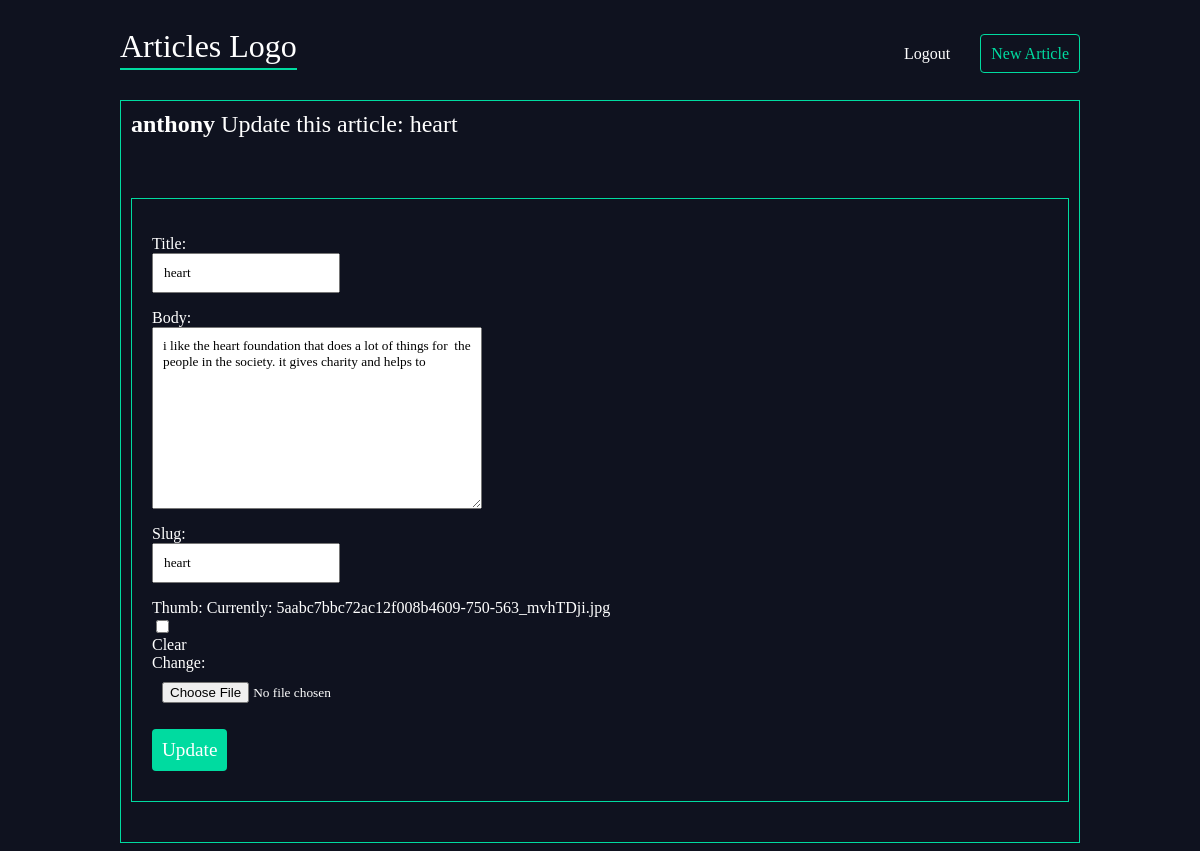
Page /heart/update (signed in) on the committed database.
### articles/models.py (models this page shows, shortened)
class Articles(models.Model):
	title = models.CharField(max_length=100)
	body = models.TextField()
	slug = models.SlugField()
	date = models.DateTimeField(auto_now_add=True)
	thumb = models.ImageField(default="default.jpg", blank=True)
	author = models.ForeignKey(User, default=None, on_delete=models.CASCADE)

### articles/views.py (the view)
# urls.py: path("<str:slug>/update", views.article_update, name="update"),
@login_required(login_url="/accounts/login")
def article_update(request, slug):
	article = Articles.objects.get(slug=slug)
	if request.method == "POST":
		form = forms.CreateArticle(request.POST, instance=article)
		if form.is_valid():
			form.save()
			return HttpResponseRedirect(reverse("articles:detail", args=(article.slug,)))
	else:
		form = forms.CreateArticle(instance=article)
	return render(request, "articles/article_update.html", {"form":form, "article":article})

### articles/forms.py
class CreateArticle(forms.ModelForm):
	class Meta:
		model = models.Articles
		fields = ["title", "body", "slug", "thumb"]

### articles/templates/articles/article_update.html (shortened to what this page needs)
{% extends "base_layout.html" %}
{% block content %}
	<div class="article-update">
		<div class="article">
			<h2><strong>{{article.author.username}}</strong> Update this article: {{ article.title }}</h2>
			<form class="site-form" action="{% url 'articles:update' slug=article.slug %}" method="POST">
				{{ form.as_p }}
				<input type="submit" value="Update">
			</form>
		</div>
	</div>
{% endblock %}

### assets/style.css (style rules this page uses)
body { background-color: #0f121f; color: white; }
body * { font-family: Ubuntu; }
h1, h2, h3, h5 { font-weight: normal; margin: 0; }
a, a:hover, a:visited { color: #fff; text-decoration: none; }
.article { padding: 10px; border: 1px solid #00dba0; position: relative; padding-bottom: 40px; }
.site-form { margin-top: 60px; border: 1px solid #00dba0; padding: 20px; }
.site-form input, .site-form textarea { display: block; margin: 20 0 0 0; padding: 10px; }
.site-form input[type="submit"] { background: #00dba0; border: 0; color: #fff; font-size: 1.2em; border-radius: 4px; margin: 10px 0; }

### rows in the picture
Articles: author.username "anthony", title "heart", body "i like the heart foundation that does a lot of things for the people in the society. it gives charity and helps to", slug "heart"
